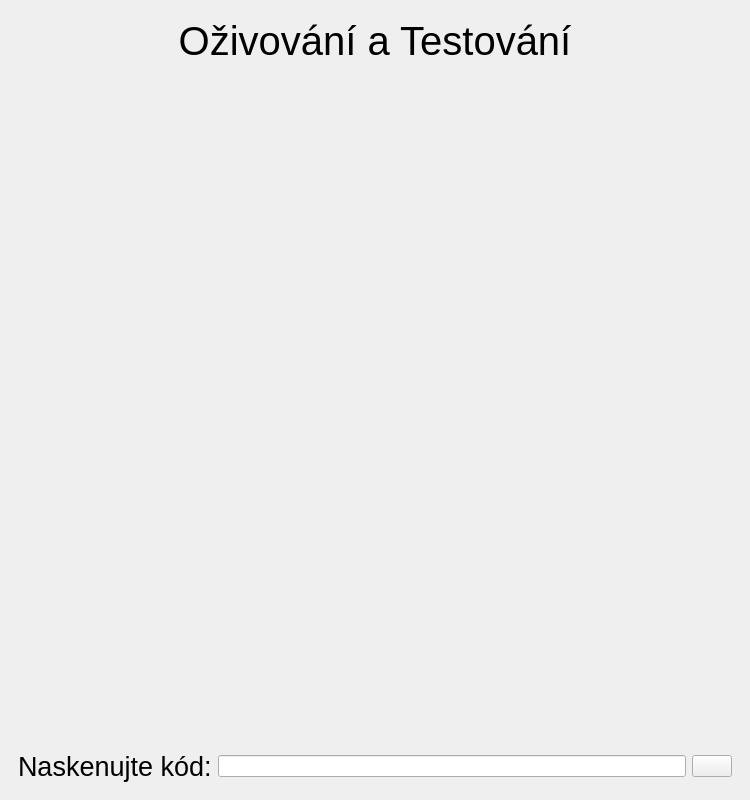
<?xml version="1.0" encoding="UTF-8"?>
<ui version="4.0">
 <class>MainWindow</class>
 <widget class="QMainWindow" name="MainWindow">
  <property name="geometry">
   <rect>
    <x>0</x>
    <y>0</y>
    <width>750</width>
    <height>800</height>
   </rect>
  </property>
  <property name="windowTitle">
   <string>Turris Omnia - Router Tool Gui</string>
  </property>
  <property name="windowIcon">
   <iconset resource="../qrc/icons.qrc">
    <normaloff>:/img/favicon.png</normaloff>:/img/favicon.png</iconset>
  </property>
  <widget class="QWidget" name="centralwidget">
   <layout class="QVBoxLayout" name="verticalLayout">
    <item>
     <widget class="QStackedWidget" name="stackedWidget">
      <property name="currentIndex">
       <number>0</number>
      </property>
      <widget class="QWidget" name="barcodePage">
       <layout class="QVBoxLayout" name="verticalLayout_2">
        <item>
         <widget class="QLabel" name="titleLabel">
          <property name="font">
           <font>
            <pointsize>30</pointsize>
           </font>
          </property>
          <property name="text">
           <string>Oživování a Testování</string>
          </property>
          <property name="alignment">
           <set>Qt::AlignCenter</set>
          </property>
         </widget>
        </item>
        <item>
         <spacer name="verticalSpacer_4">
          <property name="orientation">
           <enum>Qt::Vertical</enum>
          </property>
          <property name="sizeHint" stdset="0">
           <size>
            <width>20</width>
            <height>40</height>
           </size>
          </property>
         </spacer>
        </item>
        <item>
         <layout class="QHBoxLayout" name="horizontalLayout">
          <item>
           <widget class="QLabel" name="label">
            <property name="sizePolicy">
             <sizepolicy hsizetype="Fixed" vsizetype="Fixed">
              <horstretch>0</horstretch>
              <verstretch>0</verstretch>
             </sizepolicy>
            </property>
            <property name="minimumSize">
             <size>
              <width>300</width>
              <height>300</height>
             </size>
            </property>
            <property name="maximumSize">
             <size>
              <width>300</width>
              <height>300</height>
             </size>
            </property>
            <property name="text">
             <string/>
            </property>
            <property name="pixmap">
             <pixmap resource="../qrc/icons.qrc">:/img/favicon-big.png</pixmap>
            </property>
            <property name="scaledContents">
             <bool>true</bool>
            </property>
           </widget>
          </item>
         </layout>
        </item>
        <item>
         <spacer name="verticalSpacer">
          <property name="orientation">
           <enum>Qt::Vertical</enum>
          </property>
          <property name="sizeHint" stdset="0">
           <size>
            <width>20</width>
            <height>40</height>
           </size>
          </property>
         </spacer>
        </item>
        <item>
         <widget class="QLabel" name="errorLabel">
          <property name="font">
           <font>
            <pointsize>20</pointsize>
           </font>
          </property>
          <property name="styleSheet">
           <string notr="true">#errorLabel {
	color: red;
}</string>
          </property>
          <property name="text">
           <string/>
          </property>
          <property name="alignment">
           <set>Qt::AlignCenter</set>
          </property>
         </widget>
        </item>
        <item>
         <layout class="QHBoxLayout" name="horizontalLayout_3">
          <item>
           <widget class="QLabel" name="label_2">
            <property name="font">
             <font>
              <pointsize>20</pointsize>
             </font>
            </property>
            <property name="text">
             <string>Naskenujte kód:</string>
            </property>
           </widget>
          </item>
          <item>
           <widget class="QLineEdit" name="barcodeLineEdit"/>
          </item>
          <item>
           <widget class="QPushButton" name="scanButton">
            <property name="text">
             <string/>
            </property>
           </widget>
          </item>
         </layout>
        </item>
       </layout>
      </widget>
      <widget class="QWidget" name="workPage">
       <layout class="QVBoxLayout" name="verticalLayout_3">
        <item>
         <layout class="QHBoxLayout" name="horizontalLayout_2">
          <item>
           <widget class="QPushButton" name="backButton">
            <property name="text">
             <string/>
            </property>
           </widget>
          </item>
          <item>
           <widget class="QLabel" name="serialNumberLabel">
            <property name="sizePolicy">
             <sizepolicy hsizetype="Preferred" vsizetype="Preferred">
              <horstretch>1</horstretch>
              <verstretch>0</verstretch>
             </sizepolicy>
            </property>
            <property name="font">
             <font>
              <pointsize>20</pointsize>
             </font>
            </property>
            <property name="text">
             <string>#SERIAL NUMBER</string>
            </property>
            <property name="alignment">
             <set>Qt::AlignCenter</set>
            </property>
           </widget>
          </item>
         </layout>
        </item>
        <item>
         <layout class="QHBoxLayout" name="horizontalLayout_4">
          <item>
           <widget class="QFrame" name="stepFrame">
            <property name="frameShape">
             <enum>QFrame::Box</enum>
            </property>
            <layout class="QVBoxLayout" name="verticalLayout_5">
             <item>
              <widget class="QLabel" name="label_4">
               <property name="font">
                <font>
                 <pointsize>18</pointsize>
                </font>
               </property>
               <property name="text">
                <string>Oživování</string>
               </property>
               <property name="alignment">
                <set>Qt::AlignCenter</set>
               </property>
              </widget>
             </item>
             <item>
              <layout class="QGridLayout" name="stepsLayout"/>
             </item>
             <item>
              <spacer name="verticalSpacer_2">
               <property name="orientation">
                <enum>Qt::Vertical</enum>
               </property>
               <property name="sizeHint" stdset="0">
                <size>
                 <width>20</width>
                 <height>40</height>
                </size>
               </property>
              </spacer>
             </item>
             <item>
              <spacer name="horizontalSpacer_9">
               <property name="orientation">
                <enum>Qt::Horizontal</enum>
               </property>
               <property name="sizeHint" stdset="0">
                <size>
                 <width>40</width>
                 <height>20</height>
                </size>
               </property>
              </spacer>
             </item>
            </layout>
           </widget>
          </item>
          <item>
           <widget class="QFrame" name="testFrame">
            <property name="frameShape">
             <enum>QFrame::Box</enum>
            </property>
            <layout class="QVBoxLayout" name="verticalLayout_4">
             <item>
              <widget class="QLabel" name="label_5">
               <property name="font">
                <font>
                 <pointsize>18</pointsize>
                </font>
               </property>
               <property name="text">
                <string>Testy</string>
               </property>
               <property name="alignment">
                <set>Qt::AlignCenter</set>
               </property>
              </widget>
             </item>
             <item>
              <layout class="QGridLayout" name="testsLayout"/>
             </item>
             <item>
              <spacer name="verticalSpacer_3">
               <property name="orientation">
                <enum>Qt::Vertical</enum>
               </property>
               <property name="sizeHint" stdset="0">
                <size>
                 <width>20</width>
                 <height>40</height>
                </size>
               </property>
              </spacer>
             </item>
             <item>
              <spacer name="horizontalSpacer_10">
               <property name="orientation">
                <enum>Qt::Horizontal</enum>
               </property>
               <property name="sizeHint" stdset="0">
                <size>
                 <width>40</width>
                 <height>20</height>
                </size>
               </property>
              </spacer>
             </item>
            </layout>
           </widget>
          </item>
         </layout>
        </item>
        <item>
         <layout class="QHBoxLayout" name="horizontalLayout_5">
          <item>
           <widget class="QWidget" name="stepsStartWidget" native="true">
            <layout class="QHBoxLayout" name="horizontalLayout_6">
             <property name="spacing">
              <number>0</number>
             </property>
             <property name="leftMargin">
              <number>0</number>
             </property>
             <property name="topMargin">
              <number>0</number>
             </property>
             <property name="rightMargin">
              <number>0</number>
             </property>
             <property name="bottomMargin">
              <number>0</number>
             </property>
             <item>
              <spacer name="horizontalSpacer_5">
               <property name="orientation">
                <enum>Qt::Horizontal</enum>
               </property>
               <property name="sizeHint" stdset="0">
                <size>
                 <width>40</width>
                 <height>20</height>
                </size>
               </property>
              </spacer>
             </item>
             <item>
              <widget class="QPushButton" name="startStepsButton">
               <property name="text">
                <string>Začni Oživovat</string>
               </property>
              </widget>
             </item>
             <item>
              <spacer name="horizontalSpacer_2">
               <property name="orientation">
                <enum>Qt::Horizontal</enum>
               </property>
               <property name="sizeHint" stdset="0">
                <size>
                 <width>40</width>
                 <height>20</height>
                </size>
               </property>
              </spacer>
             </item>
            </layout>
           </widget>
          </item>
          <item>
           <widget class="QWidget" name="testsStartWidget" native="true">
            <layout class="QHBoxLayout" name="horizontalLayout_7">
             <property name="spacing">
              <number>0</number>
             </property>
             <property name="leftMargin">
              <number>0</number>
             </property>
             <property name="topMargin">
              <number>0</number>
             </property>
             <property name="rightMargin">
              <number>0</number>
             </property>
             <property name="bottomMargin">
              <number>0</number>
             </property>
             <item>
              <spacer name="horizontalSpacer">
               <property name="orientation">
                <enum>Qt::Horizontal</enum>
               </property>
               <property name="sizeHint" stdset="0">
                <size>
                 <width>40</width>
                 <height>20</height>
                </size>
               </property>
              </spacer>
             </item>
             <item>
              <widget class="QPushButton" name="startTestsButton">
               <property name="text">
                <string>Spusť testy</string>
               </property>
              </widget>
             </item>
             <item>
              <spacer name="horizontalSpacer_4">
               <property name="orientation">
                <enum>Qt::Horizontal</enum>
               </property>
               <property name="sizeHint" stdset="0">
                <size>
                 <width>40</width>
                 <height>20</height>
                </size>
               </property>
              </spacer>
             </item>
            </layout>
           </widget>
          </item>
         </layout>
        </item>
        <item>
         <widget class="QProgressBar" name="currentProgressBar">
          <property name="enabled">
           <bool>false</bool>
          </property>
          <property name="value">
           <number>0</number>
          </property>
          <property name="textVisible">
           <bool>true</bool>
          </property>
         </widget>
        </item>
        <item>
         <widget class="QProgressBar" name="overallProgressBar">
          <property name="enabled">
           <bool>false</bool>
          </property>
          <property name="value">
           <number>0</number>
          </property>
          <property name="format">
           <string>%v/%m</string>
          </property>
         </widget>
        </item>
       </layout>
      </widget>
     </widget>
    </item>
   </layout>
  </widget>
  <widget class="QMenuBar" name="menubar">
   <property name="geometry">
    <rect>
     <x>0</x>
     <y>0</y>
     <width>750</width>
     <height>19</height>
    </rect>
   </property>
  </widget>
  <action name="actionBarcode">
   <property name="text">
    <string>&amp;Barcode</string>
   </property>
  </action>
  <action name="actionEnd">
   <property name="text">
    <string>&amp;Konec</string>
   </property>
  </action>
 </widget>
 <resources>
  <include location="../qrc/icons.qrc"/>
 </resources>
 <connections>
  <connection>
   <sender>barcodeLineEdit</sender>
   <signal>returnPressed()</signal>
   <receiver>MainWindow</receiver>
   <slot>checkBarcodeAndLoadRouter()</slot>
   <hints>
    <hint type="sourcelabel">
     <x>678</x>
     <y>775</y>
    </hint>
    <hint type="destinationlabel">
     <x>798</x>
     <y>542</y>
    </hint>
   </hints>
  </connection>
  <connection>
   <sender>scanButton</sender>
   <signal>clicked()</signal>
   <receiver>MainWindow</receiver>
   <slot>checkBarcodeAndLoadRouter()</slot>
   <hints>
    <hint type="sourcelabel">
     <x>712</x>
     <y>764</y>
    </hint>
    <hint type="destinationlabel">
     <x>374</x>
     <y>399</y>
    </hint>
   </hints>
  </connection>
  <connection>
   <sender>backButton</sender>
   <signal>clicked()</signal>
   <receiver>MainWindow</receiver>
   <slot>switchToBarcode()</slot>
   <hints>
    <hint type="sourcelabel">
     <x>54</x>
     <y>63</y>
    </hint>
    <hint type="destinationlabel">
     <x>374</x>
     <y>399</y>
    </hint>
   </hints>
  </connection>
  <connection>
   <sender>startTestsButton</sender>
   <signal>clicked()</signal>
   <receiver>MainWindow</receiver>
   <slot>runTests()</slot>
   <hints>
    <hint type="sourcelabel">
     <x>546</x>
     <y>710</y>
    </hint>
    <hint type="destinationlabel">
     <x>751</x>
     <y>721</y>
    </hint>
   </hints>
  </connection>
  <connection>
   <sender>startStepsButton</sender>
   <signal>clicked()</signal>
   <receiver>MainWindow</receiver>
   <slot>runSteps()</slot>
   <hints>
    <hint type="sourcelabel">
     <x>199</x>
     <y>713</y>
    </hint>
    <hint type="destinationlabel">
     <x>374</x>
     <y>399</y>
    </hint>
   </hints>
  </connection>
 </connections>
 <slots>
  <slot>switchToBarcode()</slot>
  <slot>checkBarcodeAndLoadRouter()</slot>
  <slot>runSteps()</slot>
  <slot>runTests()</slot>
 </slots>
</ui>
